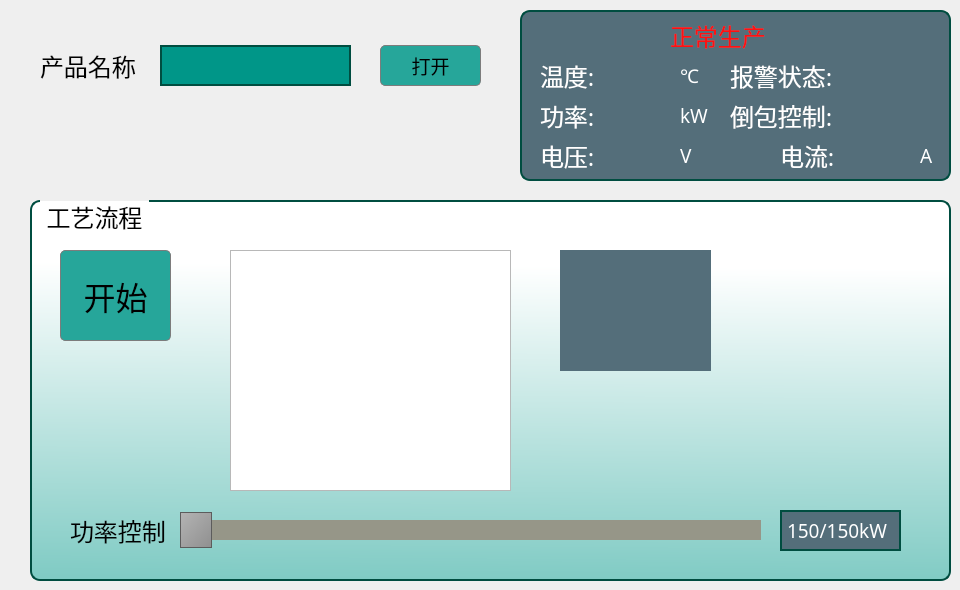
    <widget class="QWidget" name="autoPage">
     <widget class="QLabel" name="fileNameText">
      <property name="geometry">
       <rect>
        <x>160</x>
        <y>45</y>
        <width>191</width>
        <height>41</height>
       </rect>
      </property>
      <property name="font">
       <font>
        <family>微软雅黑</family>
        <pointsize>18</pointsize>
       </font>
      </property>
      <property name="styleSheet">
       <string notr="true">border: 2px solid rgb(0, 77, 64);
background-color: rgb(0, 150, 136);
</string>
      </property>
      <property name="text">
       <string/>
      </property>
     </widget>
     <widget class="QLabel" name="label_4">
      <property name="geometry">
       <rect>
        <x>40</x>
        <y>50</y>
        <width>101</width>
        <height>31</height>
       </rect>
      </property>
      <property name="font">
       <font>
        <family>微软雅黑</family>
        <pointsize>18</pointsize>
       </font>
      </property>
      <property name="text">
       <string>产品名称</string>
      </property>
     </widget>
     <widget class="QWidget" name="dispalyWidget_2" native="true">
      <property name="geometry">
       <rect>
        <x>520</x>
        <y>10</y>
        <width>431</width>
        <height>171</height>
       </rect>
      </property>
      <property name="styleSheet">
       <string notr="true">#dispalyWidget_2{background-color: rgb(84, 110, 122);
border: 2px solid rgb(0, 77, 64);
border-radius:10px;}</string>
      </property>
      <widget class="QLabel" name="label_44">
       <property name="geometry">
        <rect>
         <x>20</x>
         <y>50</y>
         <width>61</width>
         <height>31</height>
        </rect>
       </property>
       <property name="font">
        <font>
         <family>微软雅黑</family>
         <pointsize>18</pointsize>
        </font>
       </property>
       <property name="styleSheet">
        <string notr="true">background-color: rgb(84, 110, 122);
color: rgb(255, 255, 255);</string>
       </property>
       <property name="text">
        <string>温度:</string>
       </property>
      </widget>
      <widget class="QLabel" name="label_43">
       <property name="geometry">
        <rect>
         <x>20</x>
         <y>90</y>
         <width>61</width>
         <height>31</height>
        </rect>
       </property>
       <property name="font">
        <font>
         <family>微软雅黑</family>
         <pointsize>18</pointsize>
        </font>
       </property>
       <property name="styleSheet">
        <string notr="true">background-color: rgb(84, 110, 122);
color: rgb(255, 255, 255);</string>
       </property>
       <property name="text">
        <string>功率:</string>
       </property>
      </widget>
      <widget class="QLabel" name="displayTempLabel_2">
       <property name="geometry">
        <rect>
         <x>90</x>
         <y>50</y>
         <width>61</width>
         <height>31</height>
        </rect>
       </property>
       <property name="font">
        <font>
         <family>微软雅黑</family>
         <pointsize>18</pointsize>
        </font>
       </property>
       <property name="styleSheet">
        <string notr="true">background-color: rgb(84, 110, 122);
color: rgb(255, 255, 255);</string>
       </property>
       <property name="text">
        <string/>
       </property>
      </widget>
      <widget class="QLabel" name="displayPowerLabel_2">
       <property name="geometry">
        <rect>
         <x>90</x>
         <y>90</y>
         <width>61</width>
         <height>31</height>
        </rect>
       </property>
       <property name="font">
        <font>
         <family>微软雅黑</family>
         <pointsize>18</pointsize>
        </font>
       </property>
       <property name="styleSheet">
        <string notr="true">background-color: rgb(84, 110, 122);
color: rgb(255, 255, 255);</string>
       </property>
       <property name="text">
        <string/>
       </property>
      </widget>
      <widget class="QLabel" name="label_46">
       <property name="geometry">
        <rect>
         <x>160</x>
         <y>50</y>
         <width>31</width>
         <height>31</height>
        </rect>
       </property>
       <property name="font">
        <font>
         <family>Sans</family>
         <pointsize>14</pointsize>
        </font>
       </property>
       <property name="styleSheet">
        <string notr="true">background-color: rgb(84, 110, 122);
color: rgb(255, 255, 255);</string>
       </property>
       <property name="text">
        <string>℃</string>
       </property>
      </widget>
      <widget class="QLabel" name="label_47">
       <property name="geometry">
        <rect>
         <x>160</x>
         <y>90</y>
         <width>41</width>
         <height>31</height>
        </rect>
       </property>
       <property name="font">
        <font>
         <family>Sans</family>
         <pointsize>14</pointsize>
        </font>
       </property>
       <property name="styleSheet">
        <string notr="true">background-color: rgb(84, 110, 122);
color: rgb(255, 255, 255);</string>
       </property>
       <property name="text">
        <string>kW</string>
       </property>
      </widget>
      <widget class="QLabel" name="label_48">
       <property name="geometry">
        <rect>
         <x>210</x>
         <y>50</y>
         <width>121</width>
         <height>31</height>
        </rect>
       </property>
       <property name="font">
        <font>
         <family>微软雅黑</family>
         <pointsize>18</pointsize>
        </font>
       </property>
       <property name="styleSheet">
        <string notr="true">background-color: rgb(84, 110, 122);
color: rgb(255, 255, 255);</string>
       </property>
       <property name="text">
        <string>报警状态:</string>
       </property>
      </widget>
      <widget class="QLabel" name="label_49">
       <property name="geometry">
        <rect>
         <x>210</x>
         <y>90</y>
         <width>121</width>
         <height>31</height>
        </rect>
       </property>
       <property name="font">
        <font>
         <family>微软雅黑</family>
         <pointsize>18</pointsize>
        </font>
       </property>
       <property name="styleSheet">
        <string notr="true">background-color: rgb(84, 110, 122);
color: rgb(255, 255, 255);</string>
       </property>
       <property name="text">
        <string>倒包控制:</string>
       </property>
      </widget>
      <widget class="QLabel" name="displayWarningLabel_2">
       <property name="geometry">
        <rect>
         <x>330</x>
         <y>50</y>
         <width>81</width>
         <height>31</height>
        </rect>
       </property>
       <property name="font">
        <font>
         <family>微软雅黑</family>
         <pointsize>18</pointsize>
        </font>
       </property>
       <property name="styleSheet">
        <string notr="true">background-color: rgb(84, 110, 122);
color: rgb(255, 255, 255);</string>
       </property>
       <property name="text">
        <string/>
       </property>
      </widget>
      <widget class="QLabel" name="displayControlLabel_2">
       <property name="geometry">
        <rect>
         <x>330</x>
         <y>90</y>
         <width>81</width>
         <height>31</height>
        </rect>
       </property>
       <property name="font">
        <font>
         <family>微软雅黑</family>
         <pointsize>18</pointsize>
        </font>
       </property>
       <property name="styleSheet">
        <string notr="true">background-color: rgb(84, 110, 122);
color: rgb(255, 255, 255);</string>
       </property>
       <property name="text">
        <string/>
       </property>
      </widget>
      <widget class="QLabel" name="stateLabel_2">
       <property name="geometry">
        <rect>
         <x>150</x>
         <y>10</y>
         <width>121</width>
         <height>31</height>
        </rect>
       </property>
       <property name="font">
        <font>
         <family>微软雅黑</family>
         <pointsize>18</pointsize>
        </font>
       </property>
       <property name="styleSheet">
        <string notr="true">background-color: rgb(84, 110, 122);
color: rgb(139, 195, 74);</string>
       </property>
       <property name="text">
        <string>正常生产</string>
       </property>
      </widget>
      <widget class="QLabel" name="displayCurrentLabel_2">
       <property name="geometry">
        <rect>
         <x>330</x>
         <y>130</y>
         <width>61</width>
         <height>31</height>
        </rect>
       </property>
       <property name="font">
        <font>
         <family>微软雅黑</family>
         <pointsize>18</pointsize>
        </font>
       </property>
       <property name="styleSheet">
        <string notr="true">background-color: rgb(84, 110, 122);
color: rgb(255, 255, 255);</string>
       </property>
       <property name="text">
        <string/>
       </property>
      </widget>
      <widget class="QLabel" name="label_50">
       <property name="geometry">
        <rect>
         <x>260</x>
         <y>130</y>
         <width>71</width>
         <height>31</height>
        </rect>
       </property>
       <property name="font">
        <font>
         <family>微软雅黑</family>
         <pointsize>18</pointsize>
        </font>
       </property>
       <property name="styleSheet">
        <string notr="true">background-color: rgb(84, 110, 122);
color: rgb(255, 255, 255);</string>
       </property>
       <property name="text">
        <string>电流:</string>
       </property>
      </widget>
      <widget class="QLabel" name="label_51">
       <property name="geometry">
        <rect>
         <x>160</x>
         <y>130</y>
         <width>41</width>
         <height>31</height>
        </rect>
       </property>
       <property name="font">
        <font>
         <family>Sans</family>
         <pointsize>14</pointsize>
        </font>
       </property>
       <property name="styleSheet">
        <string notr="true">background-color: rgb(84, 110, 122);
color: rgb(255, 255, 255);</string>
       </property>
       <property name="text">
        <string>V</string>
       </property>
      </widget>
      <widget class="QLabel" name="displayVoltageLabel_2">
       <property name="geometry">
        <rect>
         <x>90</x>
         <y>130</y>
         <width>61</width>
         <height>31</height>
        </rect>
       </property>
       <property name="font">
        <font>
         <family>微软雅黑</family>
         <pointsize>18</pointsize>
        </font>
       </property>
       <property name="styleSheet">
        <string notr="true">background-color: rgb(84, 110, 122);
color: rgb(255, 255, 255);</string>
       </property>
       <property name="text">
        <string/>
       </property>
      </widget>
      <widget class="QLabel" name="label_45">
       <property name="geometry">
        <rect>
         <x>20</x>
         <y>130</y>
         <width>61</width>
         <height>31</height>
        </rect>
       </property>
       <property name="font">
        <font>
         <family>微软雅黑</family>
         <pointsize>18</pointsize>
        </font>
       </property>
       <property name="styleSheet">
        <string notr="true">background-color: rgb(84, 110, 122);
color: rgb(255, 255, 255);</string>
       </property>
       <property name="text">
        <string>电压:</string>
       </property>
      </widget>
      <widget class="QLabel" name="label_53">
       <property name="geometry">
        <rect>
         <x>400</x>
         <y>130</y>
         <width>21</width>
         <height>31</height>
        </rect>
       </property>
       <property name="font">
        <font>
         <family>Sans</family>
         <pointsize>14</pointsize>
        </font>
       </property>
       <property name="styleSheet">
        <string notr="true">background-color: rgb(84, 110, 122);
color: rgb(255, 255, 255);</string>
       </property>
       <property name="text">
        <string>A</string>
       </property>
      </widget>
      <widget class="QLabel" name="stateErrLabel_2">
       <property name="geometry">
        <rect>
         <x>150</x>
         <y>10</y>
         <width>121</width>
         <height>31</height>
        </rect>
       </property>
       <property name="font">
        <font>
         <family>微软雅黑</family>
         <pointsize>18</pointsize>
        </font>
       </property>
       <property name="styleSheet">
        <string notr="true">background-color: rgb(84, 110, 122);
color: rgb(255, 17, 17);</string>
       </property>
       <property name="text">
        <string>正常生产</string>
       </property>
      </widget>
      <widget class="QLabel" name="netLabel">
       <property name="geometry">
        <rect>
         <x>360</x>
         <y>15</y>
         <width>27</width>
         <height>27</height>
        </rect>
       </property>
       <property name="styleSheet">
        <string notr="true">background-color: rgb(84, 110, 122);</string>
       </property>
       <property name="text">
        <string/>
       </property>
      </widget>
     </widget>
     <widget class="QGroupBox" name="groupBox_2">
      <property name="geometry">
       <rect>
        <x>30</x>
        <y>200</y>
        <width>921</width>
        <height>381</height>
       </rect>
      </property>
      <property name="font">
       <font>
        <family>微软雅黑</family>
        <pointsize>18</pointsize>
       </font>
      </property>
      <property name="styleSheet">
       <string notr="true">QGroupBox {
background-color: qlineargradient(spread:pad, x1:0.489, y1:1, x2:0.505682, y2:0.17, stop:0 rgba(128, 203, 196, 255), stop:1 rgba(255, 255, 255, 255));
    border: 2px solid rgb(0, 77, 64);
    border-radius: 10px;
    margin-top: 1em;
}

QGroupBox::title {
    subcontrol-origin: margin;
    left: 10px;
    padding: 0 3px 0 3px;
}</string>
      </property>
      <property name="title">
       <string>工艺流程</string>
      </property>
      <property name="alignment">
       <set>Qt::AlignLeading|Qt::AlignLeft|Qt::AlignTop</set>
      </property>
      <widget class="QPushButton" name="autoStartButton">
       <property name="geometry">
        <rect>
         <x>30</x>
         <y>50</y>
         <width>111</width>
         <height>91</height>
        </rect>
       </property>
       <property name="font">
        <font>
         <family>微软雅黑</family>
         <pointsize>24</pointsize>
        </font>
       </property>
       <property name="focusPolicy">
        <enum>Qt::NoFocus</enum>
       </property>
       <property name="styleSheet">
        <string notr="true">QPushButton{background-color: rgba(38, 166, 154,  255);  border: 1px solid rgb(124, 124, 124); border-radius:5px;}
QPushButton:disabled{background-color: rgba(84, 110, 122,  255);  border: 1px solid rgb(124, 124, 124); border-radius:5px;}
QPushButton:pressed{background-color: rgba(0, 77, 64,  255);  border: 1px solid rgb(124, 124, 124); border-radius:5px;}</string>
       </property>
       <property name="text">
        <string>开始</string>
       </property>
      </widget>
      <widget class="QListView" name="autoListView">
       <property name="geometry">
        <rect>
         <x>200</x>
         <y>50</y>
         <width>281</width>
         <height>241</height>
        </rect>
       </property>
       <property name="font">
        <font>
         <pointsize>14</pointsize>
        </font>
       </property>
      </widget>
      <widget class="QLabel" name="autoStageTimeText">
       <property name="geometry">
        <rect>
         <x>530</x>
         <y>130</y>
         <width>151</width>
         <height>41</height>
        </rect>
       </property>
       <property name="font">
        <font>
         <family>微软雅黑</family>
         <pointsize>18</pointsize>
        </font>
       </property>
       <property name="styleSheet">
        <string notr="true">background-color: rgb(84, 110, 122);
color: rgb(255, 255, 255);</string>
       </property>
       <property name="text">
        <string/>
       </property>
      </widget>
      <widget class="QLabel" name="autoStageText">
       <property name="geometry">
        <rect>
         <x>530</x>
         <y>90</y>
         <width>151</width>
         <height>41</height>
        </rect>
       </property>
       <property name="font">
        <font>
         <family>微软雅黑</family>
         <pointsize>18</pointsize>
        </font>
       </property>
       <property name="styleSheet">
        <string notr="true">background-color: rgb(84, 110, 122);
color: rgb(255, 255, 255);</string>
       </property>
       <property name="text">
        <string/>
       </property>
      </widget>
      <widget class="QLabel" name="autoIndexText">
       <property name="geometry">
        <rect>
         <x>530</x>
         <y>50</y>
         <width>151</width>
         <height>41</height>
        </rect>
       </property>
       <property name="font">
        <font>
         <family>微软雅黑</family>
         <pointsize>18</pointsize>
        </font>
       </property>
       <property name="styleSheet">
        <string notr="true">background-color: rgb(84, 110, 122);
color: rgb(255, 255, 255);</string>
       </property>
       <property name="text">
        <string/>
       </property>
      </widget>
      <widget class="QLabel" name="powerSliderLabel_2">
       <property name="geometry">
        <rect>
         <x>750</x>
         <y>310</y>
         <width>121</width>
         <height>41</height>
        </rect>
       </property>
       <property name="font">
        <font>
         <family>微软雅黑</family>
         <pointsize>14</pointsize>
        </font>
       </property>
       <property name="styleSheet">
        <string notr="true">border: 2px solid rgb(0, 77, 64);
color: rgb(255, 255, 255);
background-color: rgb(84, 110, 122);
</string>
       </property>
       <property name="text">
        <string>150/150kW</string>
       </property>
      </widget>
      <widget class="QSlider" name="powerSlider_2">
       <property name="geometry">
        <rect>
         <x>150</x>
         <y>310</y>
         <width>581</width>
         <height>41</height>
        </rect>
       </property>
       <property name="focusPolicy">
        <enum>Qt::TabFocus</enum>
       </property>
       <property name="styleSheet">
        <string notr="true">QSlider{
background-color: rgba(255, 255, 255, 0);
}
QSlider::groove:horizontal { 
height: 20px; 
background: rgb(150, 150, 136); 
margin: 2px 0; 
} 
QSlider::handle:horizontal { 
background: qlineargradient(x1:0, y1:0, x2:1, y2:1, stop:0 #b4b4b4, stop:1 #8f8f8f); 
border: 1px solid #5c5c5c; 
width: 30px; 
margin: -8px 0px; 
} </string>
       </property>
       <property name="orientation">
        <enum>Qt::Horizontal</enum>
       </property>
      </widget>
      <widget class="QLabel" name="label_18">
       <property name="geometry">
        <rect>
         <x>40</x>
         <y>310</y>
         <width>101</width>
         <height>41</height>
        </rect>
       </property>
       <property name="font">
        <font>
         <family>微软雅黑</family>
         <pointsize>18</pointsize>
        </font>
       </property>
       <property name="styleSheet">
        <string notr="true">background-color: rgba(255, 255, 255, 0);</string>
       </property>
       <property name="text">
        <string>功率控制</string>
       </property>
      </widget>
     </widget>
     <widget class="QPushButton" name="openFileButton">
      <property name="geometry">
       <rect>
        <x>380</x>
        <y>45</y>
        <width>101</width>
        <height>41</height>
       </rect>
      </property>
      <property name="font">
       <font>
        <family>Sans</family>
        <pointsize>14</pointsize>
       </font>
      </property>
      <property name="focusPolicy">
       <enum>Qt::NoFocus</enum>
      </property>
      <property name="styleSheet">
       <string notr="true">QPushButton{background-color: rgba(38, 166, 154,  255);  border: 1px solid rgb(124, 124, 124); border-radius:5px;}
QPushButton:pressed{background-color: rgba(0, 77, 64,  255);  border: 1px solid rgb(124, 124, 124); border-radius:5px;}</string>
      </property>
      <property name="text">
       <string>打开</string>
      </property>
     </widget>
    </widget>
